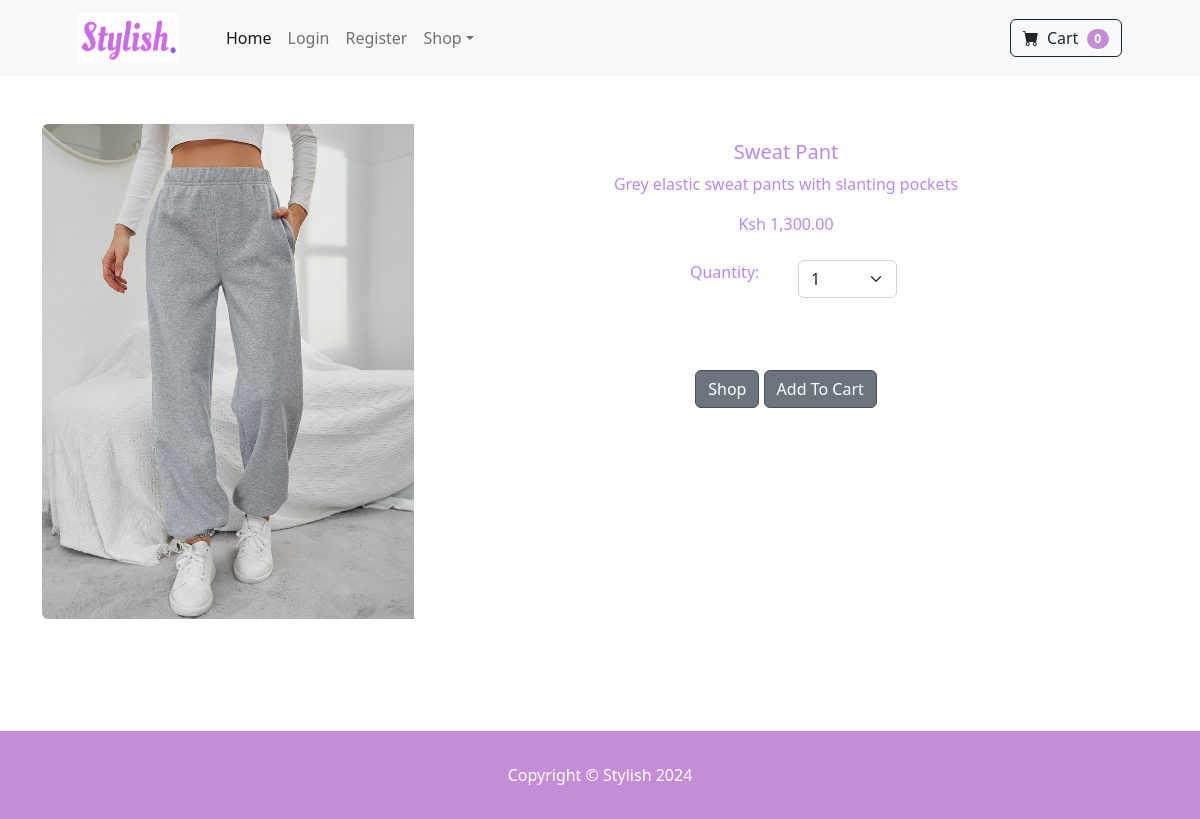
The app's page /product/2 with its own data.
### fashion/models.py (models this page shows, shortened)
class Product(models.Model):
    name = models.CharField(max_length=100)
    price = models.DecimalField(default=0, decimal_places=2, max_digits=10)
    category = models.ForeignKey(Category, on_delete=models.CASCADE, default=1)
    description  = models.CharField(max_length=300, default='', blank=True, null=True)
    image = models.ImageField(upload_to='uploads/product/')

### fashion/views.py (the view)
# urls.py: path("product/<int:pk>", views.product, name="product"),
def product(request,pk):
    return render(request, "fashion/product.html", {
        "product": Product.objects.get(id=pk)
    })

### cart/cart.py (called while the page is built)
    def __len__(self):
        return len(self.cart)

### cart/context_processors.py (called while the page is built)
def cart(request):
    return {"cart": Cart(request)}

### fashion/templates/fashion/product.html (shortened to what this page needs)
{% include "fashion/layout.html" %}
{% block body %}
<div class="container">
    <br>
    <br>
      <center>
        <div class="card mb-3">
            <div class="row g-0">
              <div class="col-md-4">
                <img src="{{ product.image.url }}" class="img-fluid rounded-start" alt="...">
              </div>
              <div class="col-md-8">
                <div class="card-body">
                  <h5 class="card-title">{{ product.name }}</h5>
                  <p class="card-text">{{ product.description }}</p>
                  Ksh {{ product.price }}
                  <br>
                  <br>
                  <div class="row justify-content-center">
                    <div class="col-md-2">
                      Quantity:
                    </div>
                    <div class="col-md-2">
                      <select class="form-select" id="quantity_cart">
                        <option value="1">1</option>
                      </select>
                    </div>
                  </div>
                  <br>
                  <br>
                  <br>
                  <a href="{% url 'home' %}" class="btn btn-secondary">Shop</a>
                  <button class="btn btn-secondary" type="button" value="{{ product.id }} " id="add-cart">Add To Cart</button>
                </div>
              </div>
            </div>
          </div>
    </center>
</div>
{% endblock %}
{% include "fashion/footer.html" %}

### records on screen
Product: image (picture), name "Sweat Pant", description "Grey elastic sweat pants with slanting pockets", price "1,300.00"

### other values on screen
{{ cart|length }} "0"
